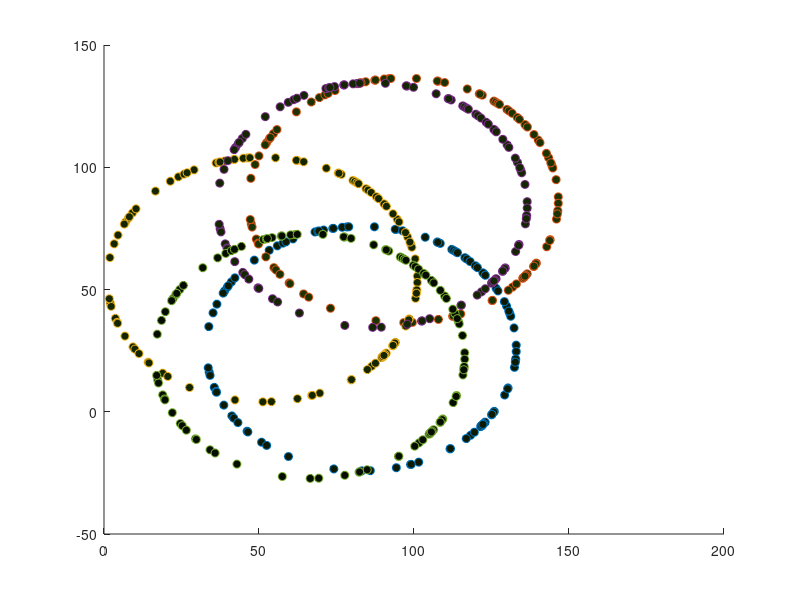

Write the MATLAB code that produced this figure. (Note: this script raises an error after producing the figure.)
%% Load Input

num_circle=5; %number of circles 
num_points = 100; %number of points for in given circle
s=5;% number of segnments that we will initially cluster
r=50; %radius is fixed for all circles, my be changed
angles = 2*pi*rand(1,num_points); %anglular poistion of a point in a circle
%Dimension=2; % NUmber of dimension
data = [];
for i=1:num_circle
  cx= rand*100;  %a random x center coordinate
  cy= rand*100;  %a random y center coordinate
  x=r*cos(angles)+cx;  %parametric equation of a circle
  y=r*sin(angles)+cy;
  c=(randi([1, s]))/10; 
  color=c.*[0.25,0.5,0];
  temp = [x;y];
  data = [data, temp];
  scatter(x,y,'MarkerFaceColor',color);
  hold on;
end

clearvars x y temp cx cy color c angles r s i;

data =data'; % This is my data matrix

%% Set uniform column sampling
% Initialise clusters
%N = m*num_points;
N=500;
K = 5; % Number of clusters
cluster = randi([1 K],1,N);
cluster=cluster'; % This is my uniform random sampling
%% While loop 
n = 5; % Number of points to build model
error = 1000;
T =100; % number of column of P matrix (1<= T <= Nc)
numc = 50; % Number of column in U matrix
niter=100;
while niter >=0
    for t = 1:T
        r =randi([1,K],1,1);
        i = cluster==r;
        I = find(i==1);
        I=I(1:n); % Choosing first n points from 
        % Make a model on these n points
        points = data(I,:); % n points from data which will make my model
        points = points';
        [cx,cy,r,error] = circFit(points); % This is the circulur fit.
        pj=zeros(N,1);
        for iter = 1:N % Calculating Pj vector here
            temp=sum(I==iter);
            if temp==0
                x = data(iter,1);
                y = data(iter,2);
                X = [x,y;cx,cy];
                d = pdist(X,'euclidean');
                err = abs(d-r); 
                sigma = 10;
                pj(iter) = exp(-err/sigma);
            end
        end
        clearvars x y X d sigma err;
        U = orth(randn(N,numc)); % Initialisation of U matrix
        weights = U\pj;
        residual = pj-U*weights;
        norm_weights = norm(weights);
        norm_residual = norm(residual);
        sG = 2*norm_residual*norm_weights;
        step_size=0.1;
        t = step_size*sG;
        if t<pi/2, % drop big steps  
            q = U*w;
            alpha = (cos(t)-1)/(norm(q)) ;
            beta = sin(t)/sG;
            
            U = U + beta*residual*weights' + alpha*q*weights';
        end 
    end
    prev_cluster = cluster;
    cluster = kmeans(U,K);
    error = abs(sum(abs(cluster-prev_cluster)))
    niter = niter-1
end





